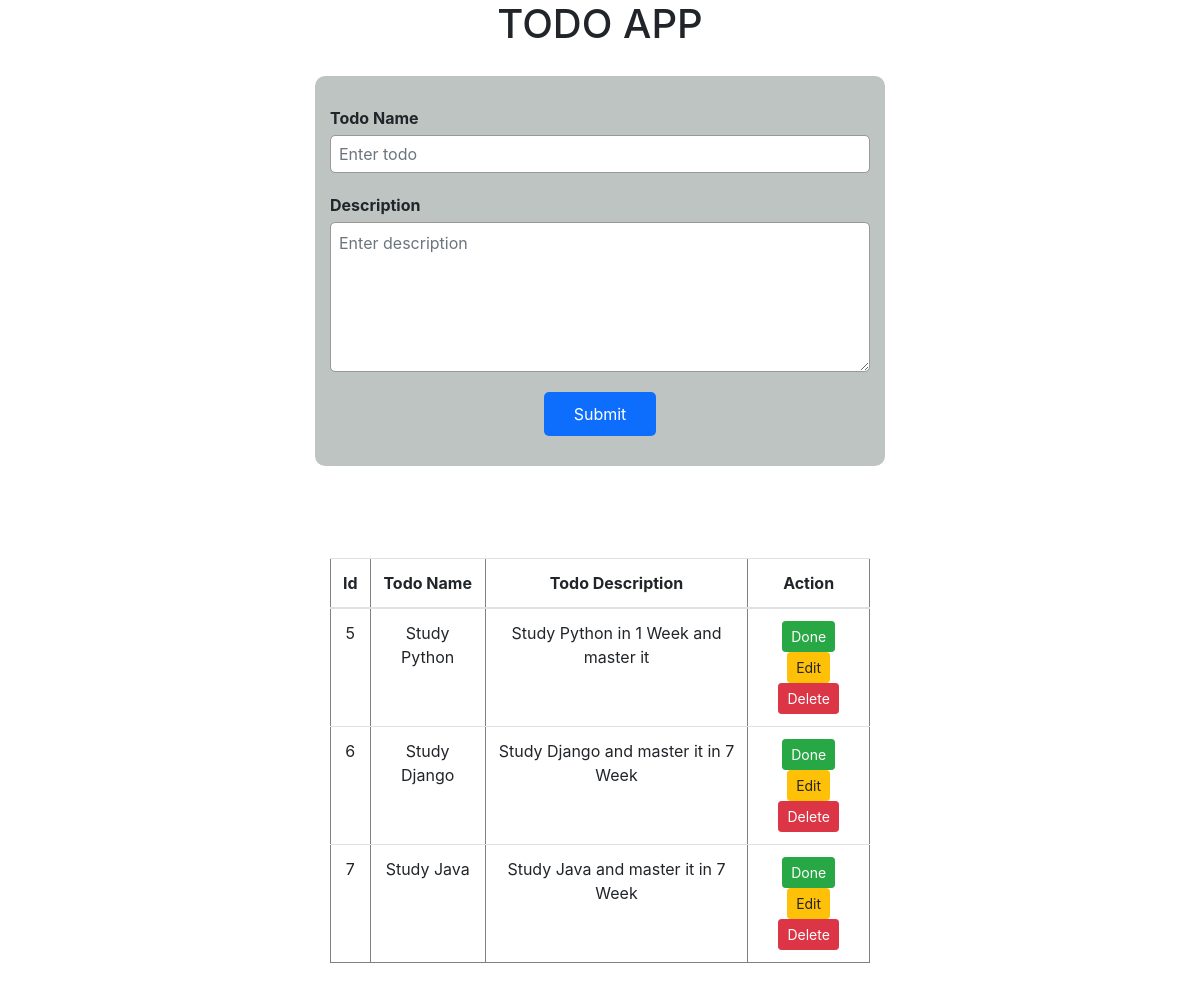
The app's page /, older data.
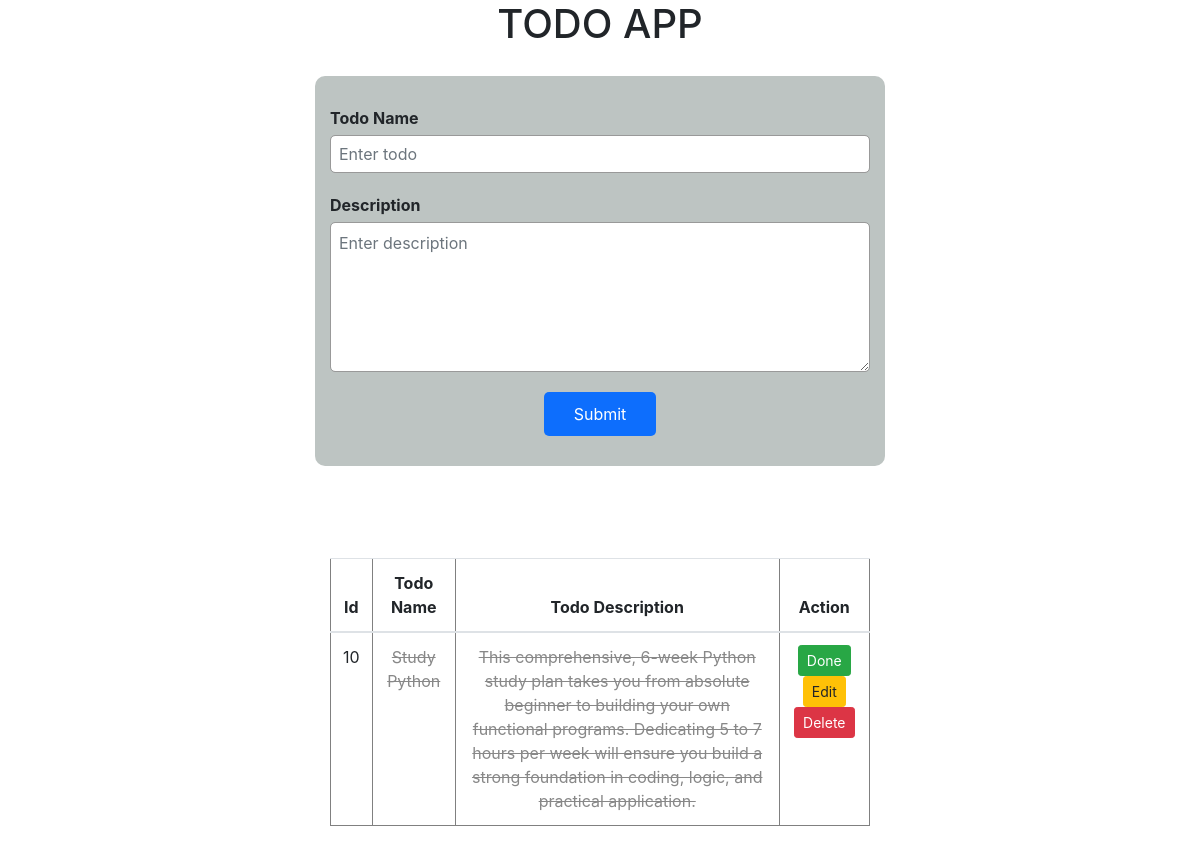
The same page, newer data.
### todo/models.py (models this page shows, shortened)
class todo(models.Model):
    todo=models.CharField(max_length=255)
    todo_dis=models.TextField()
    todo_date=models.DateField(auto_now=True)
    done=models.IntegerField(default=0)

### todo/views.py (the view)
# urls.py: path('',views.index,name='index' ),
def index(request):
    if request.method == "POST":
        form = TodoForms(request.POST)
        if form.is_valid():
            form.save()
            return redirect("index")
    else:
        form = TodoForms()
    data = {
        "form": form,
        "form_data": todo.objects.all()
    }
    return render(request, "index.html", data)

### todo/forms.py
class TodoForms(forms.ModelForm):
    class Meta:
        model= todo
        fields= ['todo', 'todo_dis']
        labels={
            'todo':'Todo Name',
            'todo_dis':'Todo Discription'
        }

### templates/index.html (shortened to what this page needs)
{% load static %}
<!DOCTYPE html>
<html lang="en">
<head>
    <link rel="stylesheet" href="{% static 'css/style.css' %}">
    <link rel="stylesheet" href="https://cdn.jsdelivr.net/npm/bootstrap@4.6.2/dist/css/bootstrap.min.css">
</head>
<body>
  <h1 class="text-center">TODO APP</h1>
  <div class="container text-center">
    <div class="row">
     <div class="form-attributes col-md-6 offset-md-3 ">
      <form method="POST">
            <div class="mb-3">
                <label for="todo" class="form-label">Todo Name</label>
                <input
                    type="text"
                    name="todo"
                    id="todo"
                    class="form-control"
                    placeholder="Enter todo"
                    required
                >
            </div>
            <div class="mb-3">
                <label for="todo_dis" class="form-label">Description</label>
                <textarea
                    name="todo_dis"
                    id="todo_dis"
                    class="form-control"
                    placeholder="Enter description"
                    rows="3"
                ></textarea>
            </div>
            <button type="submit" class="btn btn-primary">
                Submit
            </button>
        </form>
      </div>
      <div class="col-md-6 offset-md-3 ">
        <br>
        <br>
        <br>
            <table class="table space" border="1">
                <thead>
                    <tr>
                        <th>Id</th>
                        <th>Todo Name</th>
                        <th>Todo Description</th>
                        <th>Action</th>
                    </tr>
                </thead>
                <tbody>
                    {% for d in form_data %}
                    <tr>
                        <td>{{d.id}}</td>
                        <td><span class="{% if d.done == 1 %}todo-done{% endif %}">{{ d.todo }}</span></td>
                        <td><span class="{% if d.done == 1 %}todo-done{% endif %}">{{d.todo_dis}}</span></td>
                        <td>
                            <form action="{% url 'done' d.id %}" method="POST">
                                <button type="submit" class="btn btn-success btn-sm">
                                    Done
                                </button>
                            </form>
                            <button  class="btn btn-warning btn-sm" onclick="edit('{{d.id}}','{{d.todo}}','{{d.todo_dis}}')">
                                Edit
                            </button>
                            <form action="{% url 'delete' d.id %}" method="POST" style="display:inline;">
                                <button type="submit" class="btn btn-danger btn-sm">
                                    Delete
                                </button>
                            </form>
                        </td>
                    </tr>
                    {% endfor %}
                </tbody>
            </table>
        </div>
    </div>
  </div>
</body>
</html>

### static/css/style.css (style rules this page uses)
.form-attributes { width: 550px; margin: 20px auto; padding: 30px; background-color: #bdc4c2; border-radius: 10px; }
.form-attributes input { width: 100%; padding: 10px; margin-top: 5px; margin-bottom: 20px; border: 1px solid #999; border-radius: 5px; font-size: 16px; }
.form-attributes textarea { width: 100%; min-height: 150px; padding: 10px; margin-top: 5px; margin-bottom: 20px; border: 1px solid #999; border-radius: 5px; font-size: 16px; resize: vertical; }
.form-attributes button { display: block; margin: 10px auto 0; padding: 10px 30px; border: none; border-radius: 5px; background-color: #0d6efd; color: white; cursor: pointer; }
.form-attributes label { width: 150px; margin-right: 1px; text-align: right; display: block; margin-bottom: 5px; font-weight: bold; text-align: left; }
.form-attributes input, .form-attributes textarea { flex: 1; padding: 8px; }
.space { margin-bottom: 30px !important; }
.todo-done { text-decoration: line-through; color: #888; }

Row changes from the older to the newer data that the page shows:
removed todo: id "5", todo "Study Python", todo_dis "Study Python in 1 Week and master it"
removed todo: id "6", todo "Study Django", todo_dis "Study Django and master it in 7 Week"
removed todo: id "7", todo "Study Java", todo_dis "Study Java and master it in 7 Week"
added todo: id "10", todo "Study Python", todo_dis "This comprehensive, 6-week Python study plan takes you from absolute beginner to building your own functional programs. Dedicating 5 to 7 hours per week will ensure you build a strong foundation in coding, logic, and practical application.", done 1 (drawn)
